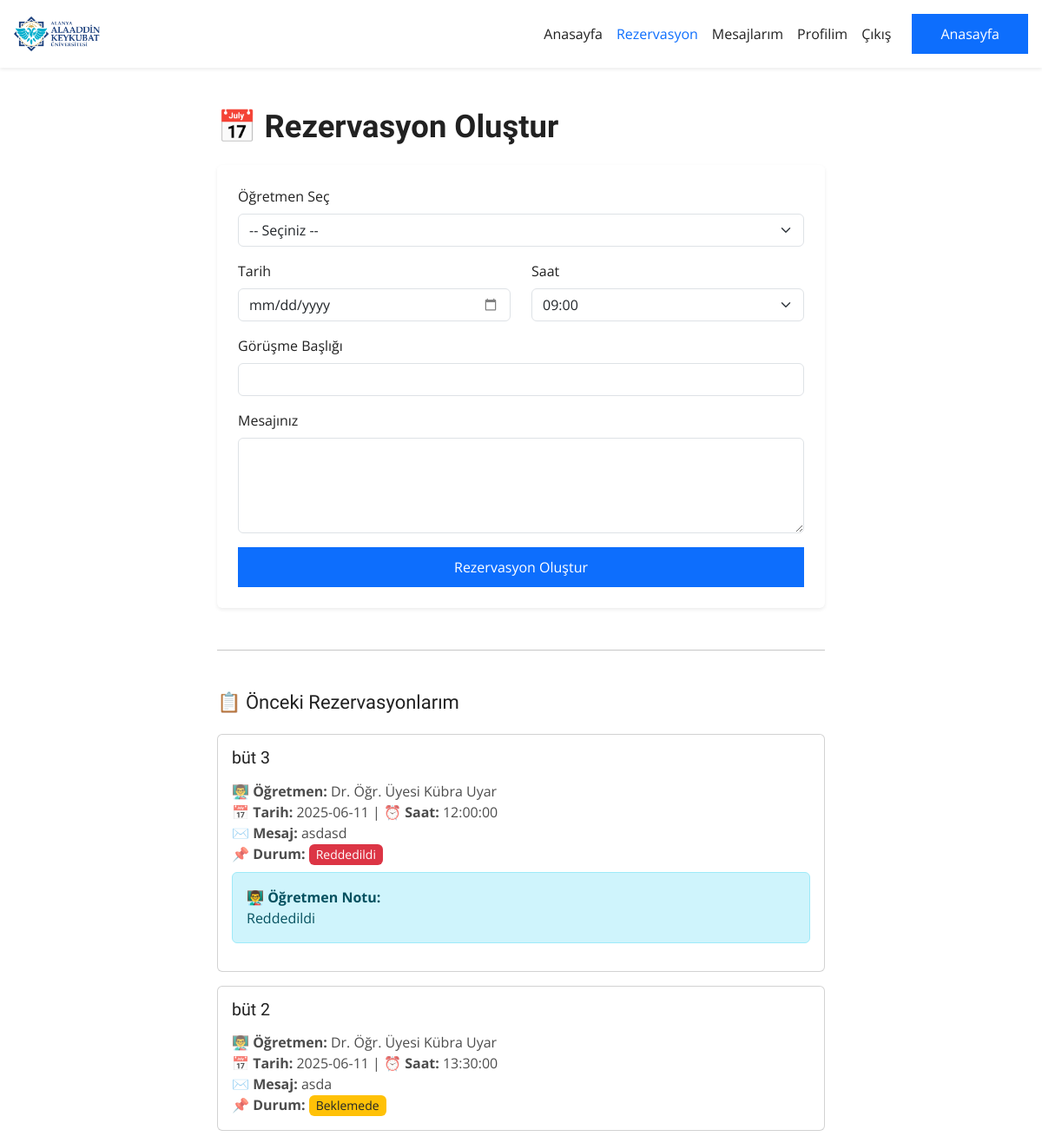
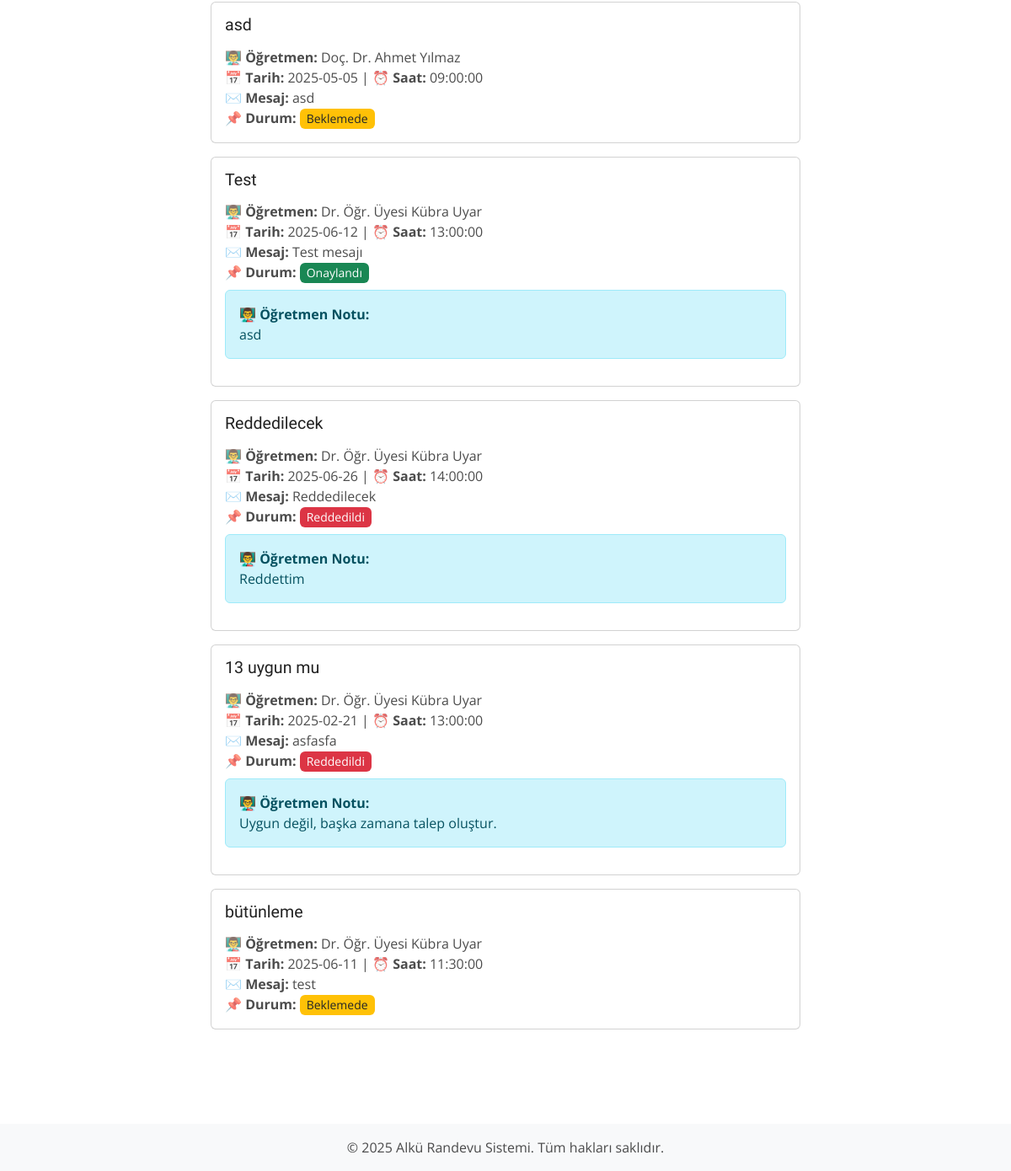
The page /gorusme_ayarla.php (signed in) on the database as committed earlier (2 pictures, top to bottom).
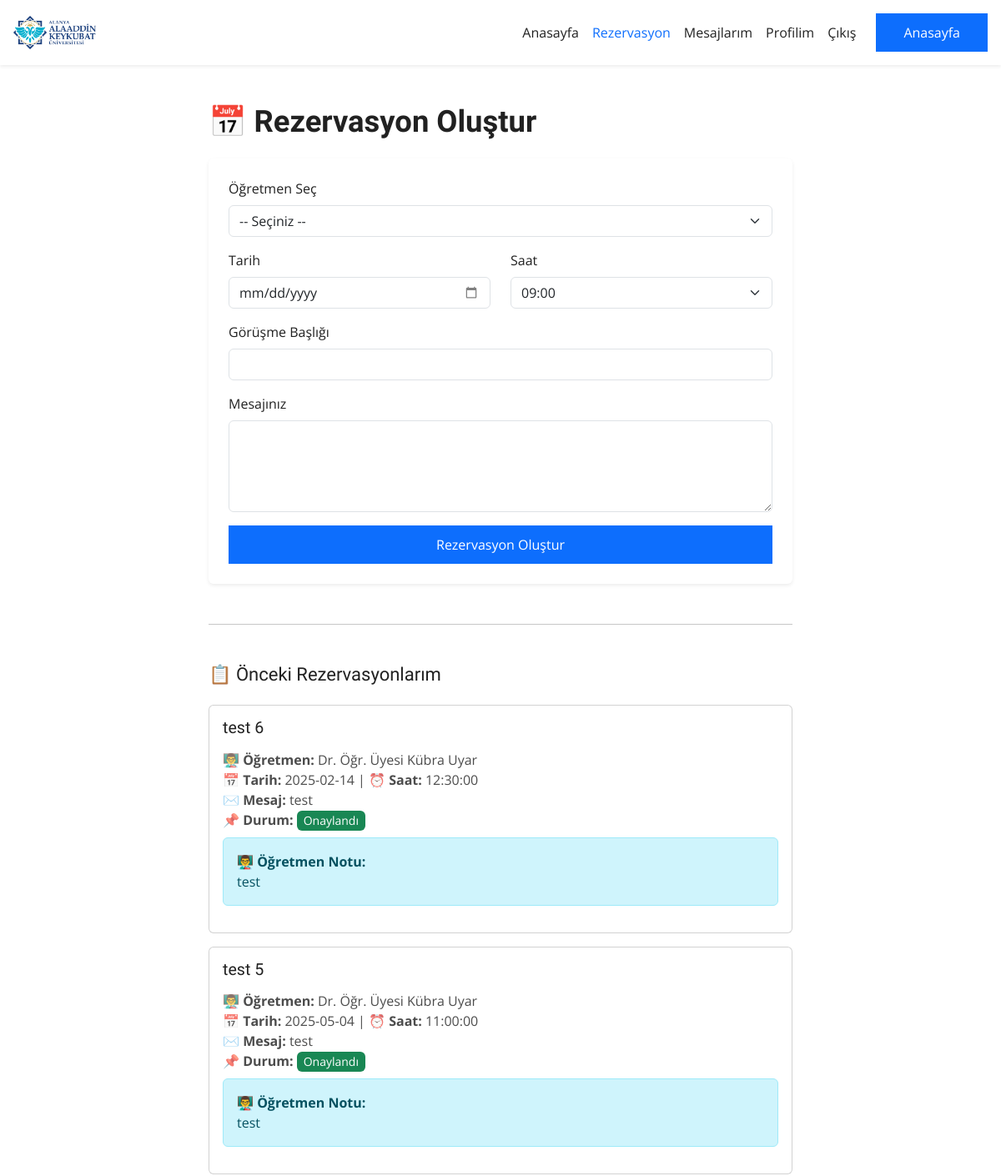
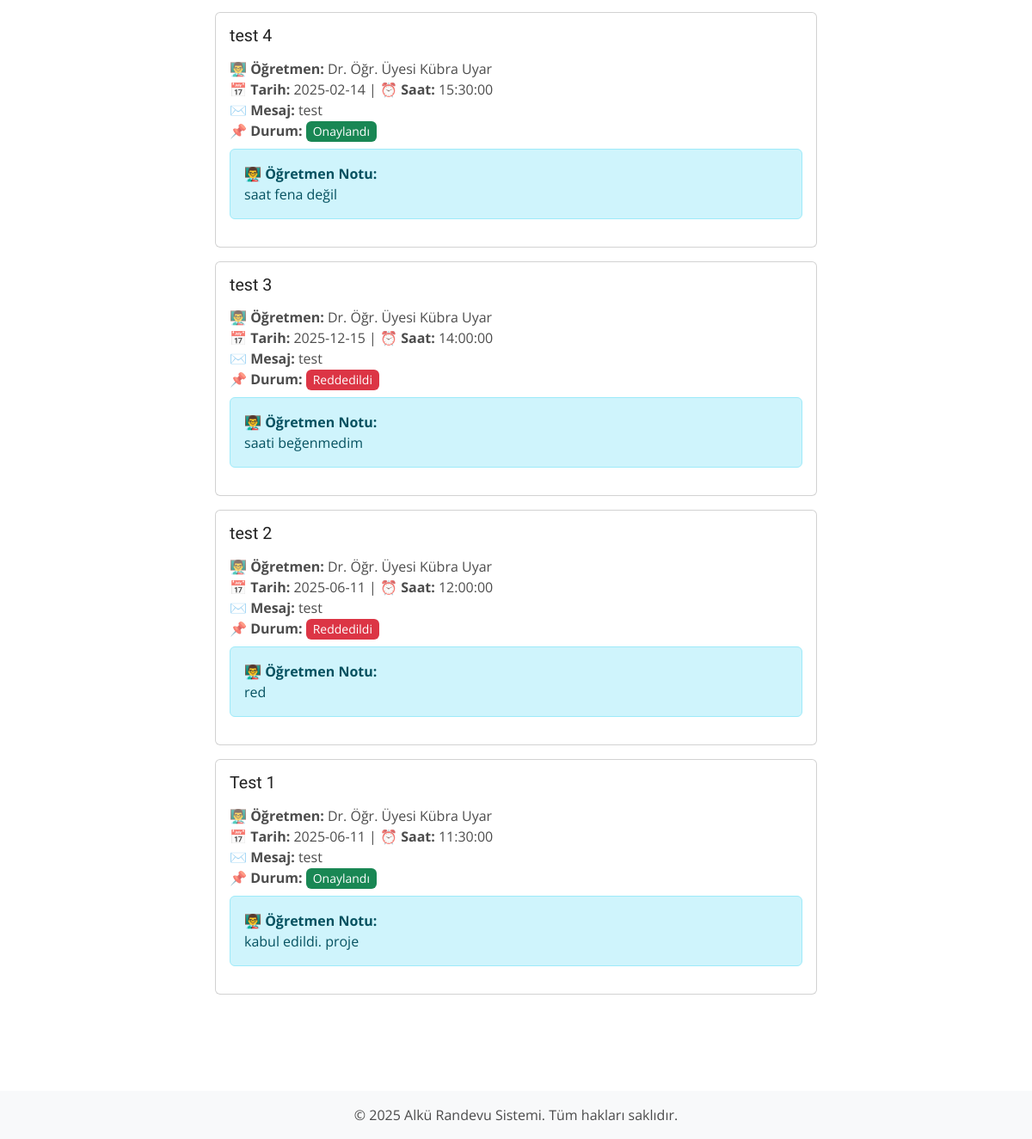
The same page on the database as committed later (2 pictures, top to bottom).
### tables this page shows
CREATE TABLE `rezervasyonlar` (
  `id` int(11) NOT NULL,
  `ogrenci_id` int(11) NOT NULL,
  `ogretmen_id` int(11) NOT NULL,
  `tarih` date NOT NULL,
  `saat` time NOT NULL,
  `baslik` varchar(255) NOT NULL,
  `mesaj` varchar(255) NOT NULL,
  `durum` varchar(255) NOT NULL,
  `ogretmen_notu` text DEFAULT NULL,
  `created_at` datetime NOT NULL,
  `katildi_mi` tinyint(1) DEFAULT 1
);

CREATE TABLE `ogretmenler` (
  `id` int(11) NOT NULL,
  `unvan` varchar(255) NOT NULL,
  `ad_soyad` varchar(255) NOT NULL,
  `email` varchar(255) NOT NULL,
  `sifre` varchar(255) NOT NULL,
  `created_at` datetime NOT NULL
);

### gorusme_ayarla.php (the view, shortened to what this page needs)
<?php
include "db.php";
$user_id = $_SESSION['user_id'];
$rezervasyonlar = $db->prepare("SELECT r.*, o.unvan, o.ad_soyad FROM rezervasyonlar r JOIN ogretmenler o ON r.ogretmen_id = o.id WHERE r.ogrenci_id = ? ORDER BY r.created_at DESC");
$rezervasyonlar->execute([$user_id]);
?>
<!DOCTYPE html>
<html lang="tr">
<head>
    <link href="assets/css/bootstrap.min.css" rel="stylesheet">
    <link href="assets/css/main.css" rel="stylesheet">
</head>
<body>
<header class="d-flex justify-content-between align-items-center p-3 bg-white shadow-sm">
    <div class="logo">
        <a href="index.php"><img src="assets/images/logo/logo.png" alt="ALKÜ Logo" style="height: 40px;"></a>
    </div>
    <div class="d-flex align-items-center gap-3">
        <nav class="nav">
            <a href="index.php" class="mx-2">Anasayfa</a>
            <a href="ogrenci_rezervasyon.php" class="mx-2 text-primary">Rezervasyon</a>
            <a href="ogrenci_mesajlar.php" class="mx-2">Mesajlarım</a>
            <a href="ogrenci_profilim.php" class="mx-2">Profilim</a>
            <a href="logout.php" class="mx-2">Çıkış</a>
        </nav>
        <a href="index.php" class="btn btn-primary">Anasayfa</a>
    </div>
</header>
<div class="container py-5">
    <div class="mx-auto" style="max-width: 700px;">
        <h2 class="mb-4">📅 Rezervasyon Oluştur</h2>
        <form method="POST" class="shadow-sm p-4 bg-white rounded">
            <div class="mb-3">
                <label class="form-label">Öğretmen Seç</label>
                <select name="teacher" class="form-select" required>
                    <option value="">-- Seçiniz --</option>
                </select>
            </div>
            <div class="row">
                <div class="col-md-6 mb-3">
                    <label class="form-label">Tarih</label>
                    <input type="date" name="date" class="form-control" required>
                </div>
                <div class="col-md-6 mb-3">
                    <label class="form-label">Saat</label>
                    <select name="time" class="form-select" required>
                        <?php
                        for ($h = 9; $h <= 17; $h++) {
                            foreach (["00", "30"] as $m) {
                                $time = sprintf("%02d:%s", $h, $m);
                                echo "<option value='$time'>$time</option>";
                            }
                        }
                        ?>
                    </select>
                </div>
            </div>
            <div class="mb-3">
                <label class="form-label">Görüşme Başlığı</label>
                <input type="text" name="title" class="form-control" required>
            </div>
            <div class="mb-3">
                <label class="form-label">Mesajınız</label>
                <textarea name="message" class="form-control" rows="4" required></textarea>
            </div>
            <button type="submit" class="btn btn-primary w-100">Rezervasyon Oluştur</button>
        </form>
        <hr class="my-5">
        <h4 class="mb-4">📋 Önceki Rezervasyonlarım</h4>
        <?php if ($rezervasyonlar->rowCount() == 0): ?>
            <div class="alert alert-info">Henüz rezervasyon oluşturmadınız.</div>
        <?php else: ?>
            <?php foreach ($rezervasyonlar as $rez): ?>
                <div class="card mb-3">
                    <div class="card-body">
                        <h5><?= htmlspecialchars($rez['baslik']) ?></h5>
                        <p><strong>👨‍🏫 Öğretmen:</strong> <?= htmlspecialchars($rez['unvan'] . ' ' . $rez['ad_soyad']) ?></p>
                        <p><strong>📅 Tarih:</strong> <?= $rez['tarih'] ?> | <strong>⏰ Saat:</strong> <?= $rez['saat'] ?></p>
                        <p><strong>✉️ Mesaj:</strong> <?= nl2br(htmlspecialchars($rez['mesaj'])) ?></p>
                        <p><strong>📌 Durum:</strong>
                            <?php
                                $durum = $rez['durum'];
                                if ($durum == 'Beklemede') {
                                    echo "<span class='badge bg-warning text-dark'>Beklemede</span>";
                                } elseif ($durum == 'Onaylandı') {
                                    echo "<span class='badge bg-success'>Onaylandı</span>";
                                } elseif ($durum == 'Reddedildi') {
                                    echo "<span class='badge bg-danger'>Reddedildi</span>";
                                } else {
                                    echo "<span class='badge bg-secondary'>$durum</span>";
                                }
                            ?>
                        </p>
                        <?php if (!empty($rez['ogretmen_notu'])): ?>
                            <div class="alert alert-info mt-2">
                                <strong>👨‍🏫 Öğretmen Notu:</strong><br>
                                <?= nl2br(htmlspecialchars($rez['ogretmen_notu'])) ?>
                            </div>
                        <?php endif; ?>
                    </div>
                </div>
            <?php endforeach; ?>
        <?php endif; ?>
    </div>
</div>
<footer class="footer text-center bg-light py-3 mt-5">
    <p>&copy; <?= date('Y') ?> Alkü Randevu Sistemi. Tüm hakları saklıdır.</p>
</footer>
</body>
</html>

Rows that differ between the two databases and show on the page:
removed rezervasyonlar: baslik "büt 3", ogretmenler.unvan+ad_soyad "Dr. Öğr. Üyesi Kübra Uyar", tarih "2025-06-11", saat "12:00:00", mesaj "asdasd", durum "Reddedildi", ogretmen_notu "Reddedildi"
removed rezervasyonlar: baslik "büt 2", ogretmenler.unvan+ad_soyad "Dr. Öğr. Üyesi Kübra Uyar", tarih "2025-06-11", saat "13:30:00", mesaj "asda", durum "Beklemede"
removed rezervasyonlar: baslik "asd", ogretmenler.unvan+ad_soyad "Doç. Dr. Ahmet Yılmaz", tarih "2025-05-05", saat "09:00:00", mesaj "asd", durum "Beklemede"
removed rezervasyonlar: baslik "Test", ogretmenler.unvan+ad_soyad "Dr. Öğr. Üyesi Kübra Uyar", tarih "2025-06-12", saat "13:00:00", mesaj "Test mesajı", durum "Onaylandı", ogretmen_notu "asd"
removed rezervasyonlar: baslik "Reddedilecek", ogretmenler.unvan+ad_soyad "Dr. Öğr. Üyesi Kübra Uyar", tarih "2025-06-26", saat "14:00:00", mesaj "Reddedilecek", durum "Reddedildi", ogretmen_notu "Reddettim"
removed rezervasyonlar: baslik "13 uygun mu", ogretmenler.unvan+ad_soyad "Dr. Öğr. Üyesi Kübra Uyar", tarih "2025-02-21", saat "13:00:00", mesaj "asfasfa", durum "Reddedildi", ogretmen_notu "Uygun değil, başka zamana talep oluştur."
removed rezervasyonlar: baslik "bütünleme", ogretmenler.unvan+ad_soyad "Dr. Öğr. Üyesi Kübra Uyar", tarih "2025-06-11", saat "11:30:00", mesaj "test", durum "Beklemede"
added rezervasyonlar: baslik "test 6", ogretmenler.unvan+ad_soyad "Dr. Öğr. Üyesi Kübra Uyar", tarih "2025-02-14", saat "12:30:00", mesaj "test", durum "Onaylandı", ogretmen_notu "test"
added rezervasyonlar: baslik "test 5", ogretmenler.unvan+ad_soyad "Dr. Öğr. Üyesi Kübra Uyar", tarih "2025-05-04", saat "11:00:00", mesaj "test", durum "Onaylandı", ogretmen_notu "test"
added rezervasyonlar: baslik "test 4", ogretmenler.unvan+ad_soyad "Dr. Öğr. Üyesi Kübra Uyar", tarih "2025-02-14", saat "15:30:00", mesaj "test", durum "Onaylandı", ogretmen_notu "saat fena değil"
added rezervasyonlar: baslik "test 3", ogretmenler.unvan+ad_soyad "Dr. Öğr. Üyesi Kübra Uyar", tarih "2025-12-15", saat "14:00:00", mesaj "test", durum "Reddedildi", ogretmen_notu "saati beğenmedim"
added rezervasyonlar: baslik "test 2", ogretmenler.unvan+ad_soyad "Dr. Öğr. Üyesi Kübra Uyar", tarih "2025-06-11", saat "12:00:00", mesaj "test", durum "Reddedildi", ogretmen_notu "red"
added rezervasyonlar: baslik "Test 1", ogretmenler.unvan+ad_soyad "Dr. Öğr. Üyesi Kübra Uyar", tarih "2025-06-11", saat "11:30:00", mesaj "test", durum "Onaylandı", ogretmen_notu "kabul edildi. proje"
